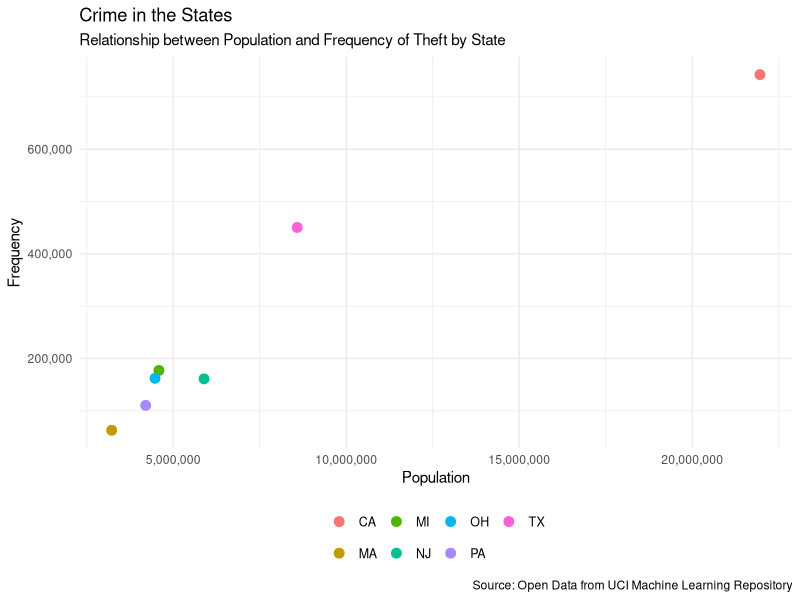

The R source for this figure:
## ---- chunk 1
knitr::opts_chunk$set(echo = FALSE)
## ---- chunk 2
library(tidyverse)
library(scales) # to later add commas to the axis numbers
verbrechen <- read_csv("data/verbrechen.csv")

# for axis numbers
options(scipen=10000)

# make plot as 'my_plot'
my_plot <- verbrechen %>%
  filter(verbrechen == "diebstahl" ) %>%
  group_by(staat) %>%
  summarise(sum = sum(haeufigkeit),
            population = sum(bevoelkerung)) %>%
  ggplot(aes(x = population, 
             y = sum, 
             col = staat)) +
  geom_point(size = 3) +
  theme_minimal() +
  theme(
    legend.position = "bottom",
    legend.title = element_blank(),
    # reduce legend text size
    legend.text = element_text(size = 9)) +
  labs(x = "Population",
       y = "Frequency",
       title = "Crime in the States",
       subtitle = "Relationship between Population and Frequency of Theft by State",
       caption = "Source: Open Data from UCI Machine Learning Repository") +
  scale_y_continuous(labels = comma) +
  scale_x_continuous(labels = comma)
